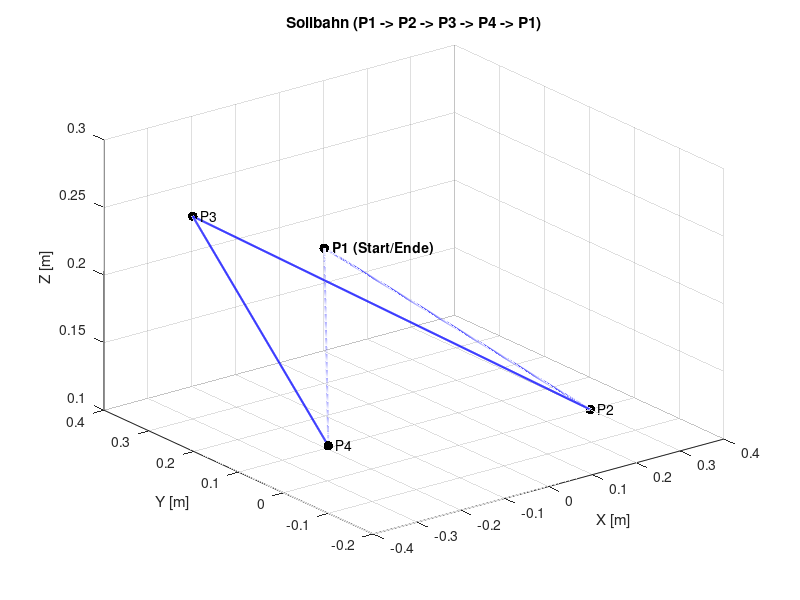
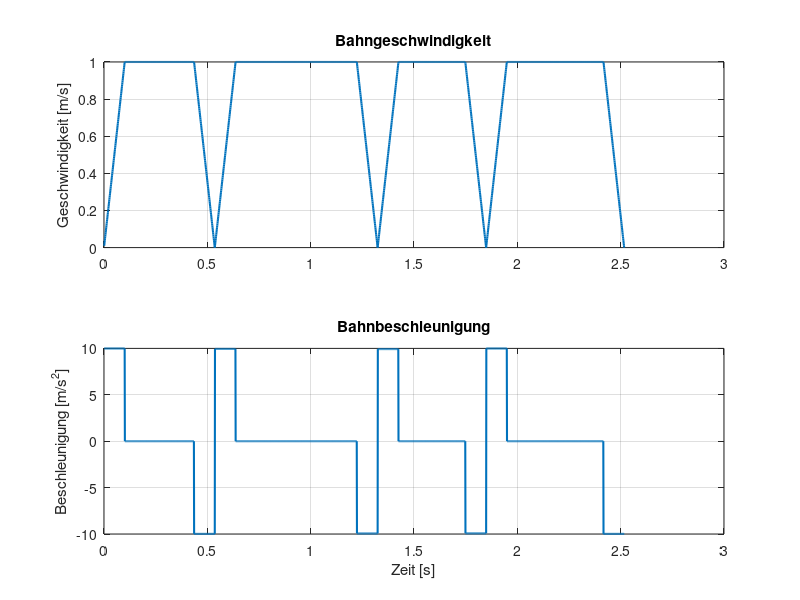
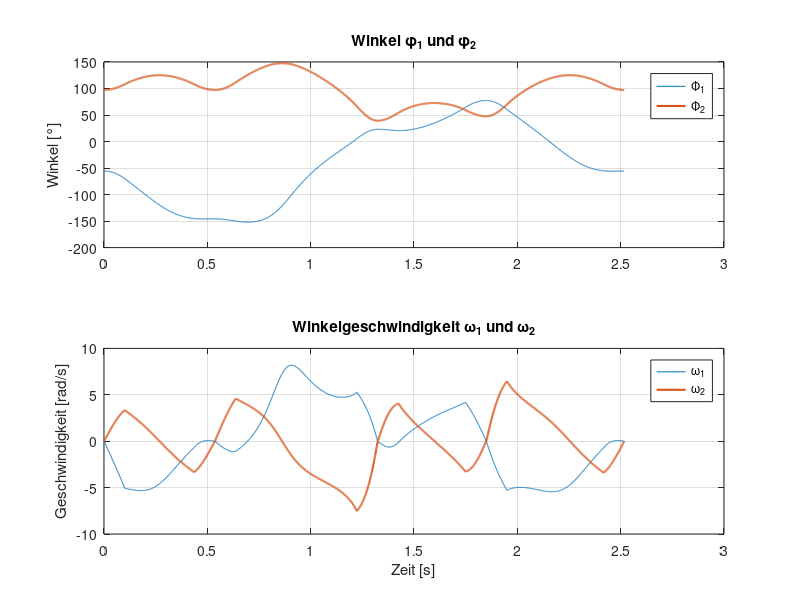

MATLAB code to generate these figures, in order: (Note: this script raises an error after producing the figures.)
clear all; clc; close all;

%% 1. Vorgaben und Initialisierung laut Projektauftrag
% Punkte im Raum [x, y, z] in Metern
P1 = [0.0, 0.3, 0.2];
P2 = [0.3, 0.0, 0.1];
P3 = [-0.3, 0.3, 0.25];
P4 = [-0.4, -0.1, 0.15];

% Definiere die Gesamtbahn: P1 -> P2 -> P3 -> P4 -> P1
P_seq = [P1; P2; P3; P4; P1];
num_segments = size(P_seq, 1) - 1;

v_soll = 1;      % Bahngeschwindigkeit [m/s]
a_soll = 10;     % Bahnbeschleunigung [m/s^2]
ts = 1e-3;       % Abtastzeit 1ms

% Initialisierung der Sammel-Arrays für die gesamte Trajektorie
BahnkoordinatenGesamt = [];
t_gesamt = [];
v_gesamt = [];
a_gesamt = [];

t_aktuell = 0; % Mitlaufende Zeit

%% 2. Berechnung der Bahnpunkte (Trapezförmiges Profil)
for k = 1:num_segments
    StartP = P_seq(k, :);
    EndP   = P_seq(k+1, :);
    
    Bahn = EndP - StartP;
    Strecke = norm(Bahn);
    Richtung = Bahn ./ Strecke;
    
    % Berechnung der Zeiten des trapezförmigen Geschwindigkeitsverlaufs
    ta = v_soll / a_soll;                   % Theoretische Beschleunigungszeit
    tv = (Strecke - v_soll * ta) / v_soll;  % Theoretische Zeit für Konstantfahrt
    
    % Gesamtzeit auf ein ganzzahliges Vielfaches von ts aufrunden
    tges = ceil((2 * ta + tv) / ts) * ts;
    
    % Leicht angepasste Beschleunigung, um genau im ts-Raster zu landen
    % (Verhindert Positionsfehler am Ende des Segments)
    a_neu = (v_soll^2) / (v_soll * tges - Strecke);
    ta_neu = v_soll / a_neu;
    
    % Zeitvektor für dieses Segment generieren
    t_seg = (ts : ts : tges)';
    
    % Profil-Arrays für das aktuelle Segment
    s_seg = zeros(length(t_seg), 1);
    v_seg = zeros(length(t_seg), 1);
    a_seg = zeros(length(t_seg), 1);
    
    % Weg-, Geschwindigkeits- und Beschleunigungsgesetz (Trapezprofil)
    for i = 1:length(t_seg)
        t = t_seg(i);
        if t <= ta_neu % Beschleunigungsphase
            a_seg(i) = a_neu;
            v_seg(i) = a_neu * t;
            s_seg(i) = 0.5 * a_neu * t^2;
        elseif t <= (tges - ta_neu) % Konstantfahrtphase
            a_seg(i) = 0;
            v_seg(i) = v_soll;
            s_seg(i) = 0.5 * a_neu * ta_neu^2 + v_soll * (t - ta_neu);
        else % Verzögerungsphase
            dt = t - (tges - ta_neu);
            a_seg(i) = -a_neu;
            v_seg(i) = v_soll - a_neu * dt;
            s_seg(i) = (0.5 * a_neu * ta_neu^2) + (v_soll * (tges - 2*ta_neu)) + (v_soll * dt - 0.5 * a_neu * dt^2);
        end
    end
    
    % Koordinaten im Raum berechnen (Lineare Interpolation)
    Bahnkoordinaten = StartP + s_seg * Richtung;
    
    % Anfügen an die Gesamttrajektorie
    BahnkoordinatenGesamt = [BahnkoordinatenGesamt; Bahnkoordinaten];
    t_gesamt = [t_gesamt; t_seg + t_aktuell];
    v_gesamt = [v_gesamt; v_seg];
    a_gesamt = [a_gesamt; a_seg];
    
    t_aktuell = t_aktuell + tges;
end

%% 3. Analytische Inverse Kinematik (Optimiert für MATLAB 2025b, ohne 'syms') mit Export
l1 = 0.200; % Armlänge 1 in m
l2 = 0.250; % Armlänge 2 in m

x = BahnkoordinatenGesamt(:, 1);
y = BahnkoordinatenGesamt(:, 2);

% Kosinussatz für phi2
cos_phi2 = (x.^2 + y.^2 - l1^2 - l2^2) ./ (2 * l1 * l2);
% Begrenzung auf [-1, 1] zur Vermeidung von numerischen Fehlern
cos_phi2 = max(min(cos_phi2, 1), -1);

% Winkel berechnen
vecPhi2 = acos(cos_phi2); 
vecPhi1 = atan2(y, x) - atan2(l2 * sin(vecPhi2), l1 + l2 * cos_phi2);

% WICHTIG: Mathematische 360°-Winkelsprünge (Phase Wrapping) entfernen
vecPhi1 = unwrap(vecPhi1);
vecPhi2 = unwrap(vecPhi2);

% Verschiebung des Koordinatensystems (wie in deinem Ursprungsskript)
vecPhi1 = vecPhi1 - pi/4;
% Verschiebung des Koordinatensystems (wie in deinem Ursprungsskript)
vecPhi1 = vecPhi1 - pi/4;

% Export für SimulationX
tempVec1 = [t_gesamt, vecPhi1]; 
tempVec2 = [t_gesamt, vecPhi2]; 
dlmwrite('Phi1.txt', tempVec1, 'precision', 10);
dlmwrite('Phi2.txt', tempVec2, 'precision', 10);

%% 4. Numerische Ableitung (Geschwindigkeit)
% Da wir ein festes Raster ts haben, können wir diff nutzen
vecPhi1_punkt = [0; diff(vecPhi1) / ts];
vecPhi2_punkt = [0; diff(vecPhi2) / ts];

%% 5. Plots
figure('Name', 'Bahn im Raum');
plot3(BahnkoordinatenGesamt(:,1), BahnkoordinatenGesamt(:,2), BahnkoordinatenGesamt(:,3), 'b-', 'LineWidth', 1.5)
hold on
scatter3(P_seq(:,1), P_seq(:,2), P_seq(:,3), 50, 'k', 'filled')
text(P1(1)+0.01, P1(2), P1(3), ' P1 (Start/Ende)', 'FontWeight', 'bold')
text(P2(1)+0.01, P2(2), P2(3), ' P2')
text(P3(1)+0.01, P3(2), P3(3), ' P3')
text(P4(1)+0.01, P4(2), P4(3), ' P4')
grid on
title('Sollbahn (P1 -> P2 -> P3 -> P4 -> P1)')
xlabel('X [m]'); ylabel('Y [m]'); zlabel('Z [m]')

figure('Name', 'Dynamik der Bahn');
subplot(2,1,1)
plot(t_gesamt, v_gesamt, 'LineWidth', 1.5); grid on;
title('Bahngeschwindigkeit')
ylabel('Geschwindigkeit [m/s]')

subplot(2,1,2)
plot(t_gesamt, a_gesamt, 'LineWidth', 1.5); grid on;
title('Bahnbeschleunigung')
xlabel('Zeit [s]'); ylabel('Beschleunigung [m/s^2]')

figure('Name', 'Achswinkel');
subplot(2,1,1)
plot(t_gesamt, vecPhi1*180/pi, t_gesamt, vecPhi2*180/pi, 'LineWidth', 1.5); grid on;
title('Winkel \phi_1 und \phi_2')
ylabel('Winkel [°]')
legend({'\Phi_1', '\Phi_2'}, 'Location', 'best');

subplot(2,1,2)
plot(t_gesamt, vecPhi1_punkt, t_gesamt, vecPhi2_punkt, 'LineWidth', 1.5); grid on;
title('Winkelgeschwindigkeit \omega_1 und \omega_2')
xlabel('Zeit [s]'); ylabel('Geschwindigkeit [rad/s]')
legend({'\omega_1', '\omega_2'}, 'Location', 'best');

%% Überprüfung per Handrechnung

% Test und Daten für die Handrechnung
% Winkelgeschwindigkeiten mittels zentraler Differenz
vecPhi1_punkt = gradient(vecPhi1) / ts; 
vecPhi2_punkt = gradient(vecPhi2) / ts; 

testpos = 1000; % Entspricht t = 0.9s bei ts = 1ms

% Extraktion der exakten Werte an der Testposition für den Bericht
phi1_test = vecPhi1(testpos);
phi2_test = vecPhi2(testpos);
omega1_test = vecPhi1_punkt(testpos);
omega2_test = vecPhi2_punkt(testpos);

% Deine externe Funktion zur Kontrolle (alternativ hier direkt die Formeln eintragen)
[v_x, v_y, x_tcp, y_tcp] = IdealWert(vecPhi1, vecPhi2, vecPhi1_punkt, vecPhi2_punkt, testpos);

% Visualisierung
figure('Name', 'Winkelgeschwindigkeiten (Handrechnung)')
plot(t_gesamt, vecPhi1_punkt, 'LineWidth', 1.5); % Hier t_gesamt nutzen!
hold on; grid on;
plot(t_gesamt, vecPhi2_punkt, 'LineWidth', 1.5); % Hier t_gesamt nutzen!
title('Winkelgeschwindigkeit über der Zeit \omega_1 und \omega_2')
xlabel('Zeit [s]')
ylabel('Winkelgeschwindigkeit [rad/s]')
legend({'\omega_1','\omega_2'}, 'Location', 'best');
%% LOKALE FUNKTIONEN

function [v_x, v_y, x_tcp, y_tcp] = IdealWert(vecPhi1, vecPhi2, vecPhi1_punkt, vecPhi2_punkt, testpos)
    % 1. Konstanten laut Datenblatt (Armlängen in m)
    l1 = 0.200;
    l2 = 0.250;

    % 2. Werte für den gewählten Zeitpunkt (testpos) extrahieren
    % WICHTIG: Die -pi/4 Verschiebung aus der inversen Kinematik muss 
    % hier für die globale Weltkoordinate wieder rückgängig gemacht werden (+pi/4)!
    phi1 = vecPhi1(testpos) + pi/4; 
    phi2 = vecPhi2(testpos);
    
    omega1 = vecPhi1_punkt(testpos);
    omega2 = vecPhi2_punkt(testpos);

    % 3. Vorwärtskinematik (Position berechnen)
    x_tcp = l1 * cos(phi1) + l2 * cos(phi1 + phi2);
    y_tcp = l1 * sin(phi1) + l2 * sin(phi1 + phi2);

    % 4. Differenzielle Kinematik (Geschwindigkeiten über Jacobi-Matrix berechnen)
    % J11 = -l1*sin(phi1) - l2*sin(phi1+phi2)
    % J12 = -l2*sin(phi1+phi2)
    % J21 = l1*cos(phi1) + l2*cos(phi1+phi2)
    % J22 = l2*cos(phi1+phi2)
    
    v_x = (-l1 * sin(phi1) - l2 * sin(phi1 + phi2)) * omega1 + (-l2 * sin(phi1 + phi2)) * omega2;
    v_y = (l1 * cos(phi1) + l2 * cos(phi1 + phi2)) * omega1 + (l2 * cos(phi1 + phi2)) * omega2;
    
    % Konsolenausgabe für die Dokumentation / Handrechnung
    fprintf('\n--- ERGEBNISSE DER HANDRECHNUNG BEI INDEX %d ---\n', testpos);
    fprintf('Eingangswerte:\n');
    fprintf('  Phi_1:    %.4f rad\n', phi1);
    fprintf('  Phi_2:    %.4f rad\n', phi2);
    fprintf('  Omega_1:  %.4f rad/s\n', omega1);
    fprintf('  Omega_2:  %.4f rad/s\n', omega2);
    fprintf('Berechnete kartesische Werte:\n');
    fprintf('  X_tcp:    %.4f m\n', x_tcp);
    fprintf('  Y_tcp:    %.4f m\n', y_tcp);
    fprintf('  v_x:      %.4f m/s\n', v_x);
    fprintf('  v_y:      %.4f m/s\n\n', v_y);
end
